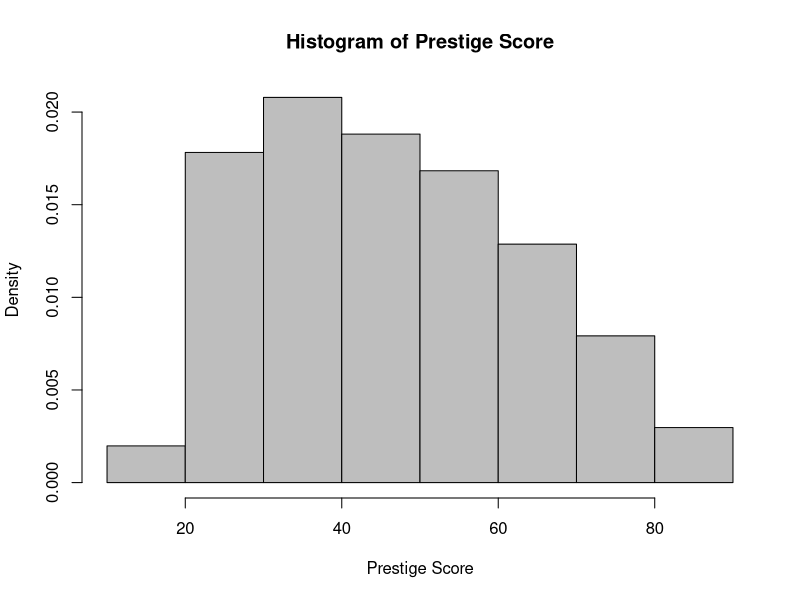
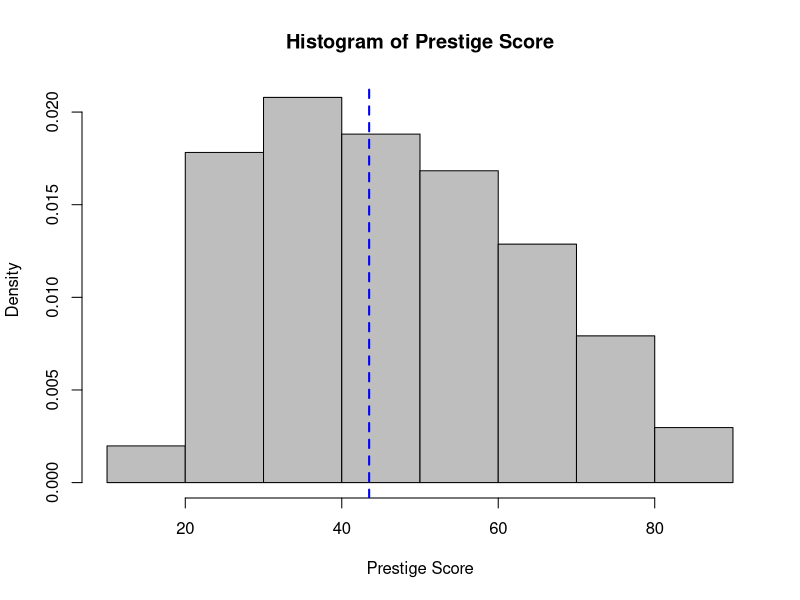
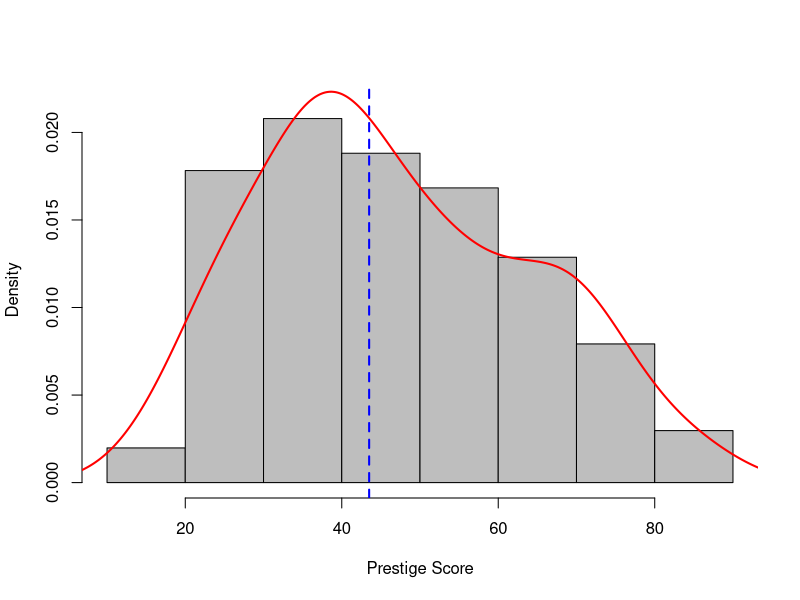
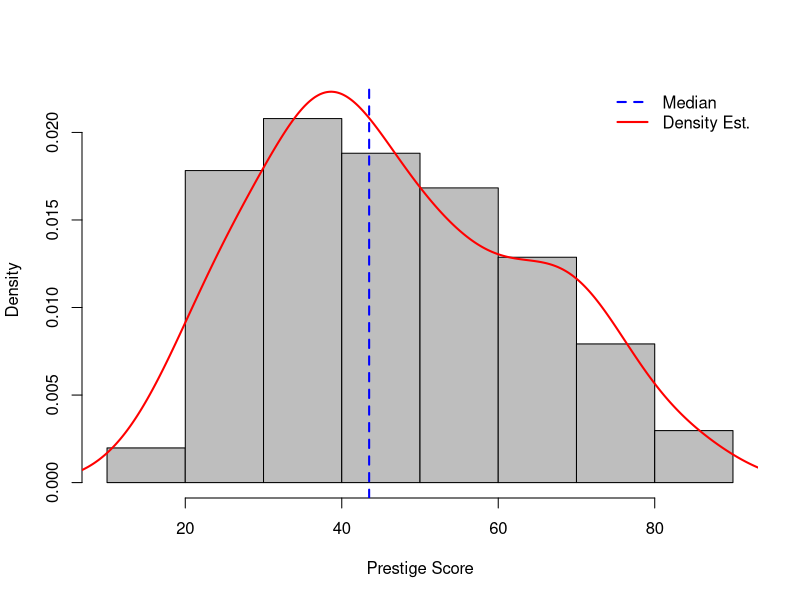
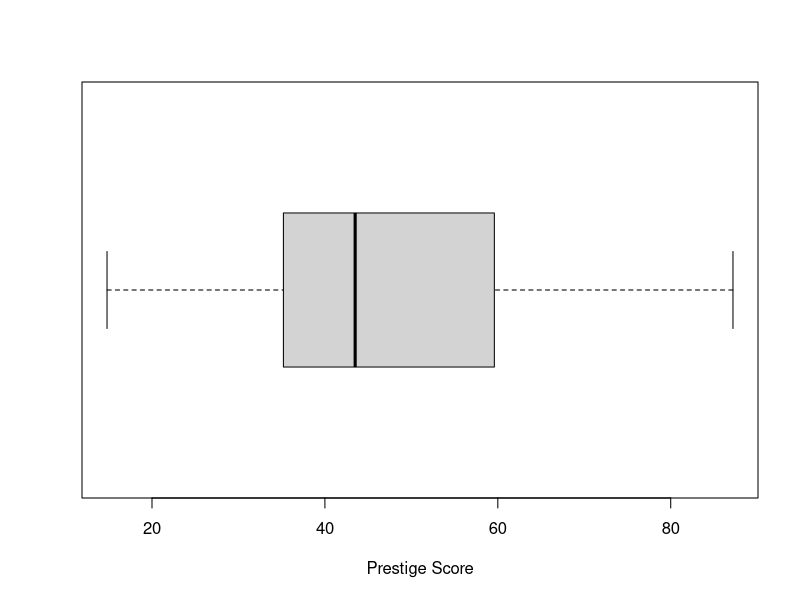
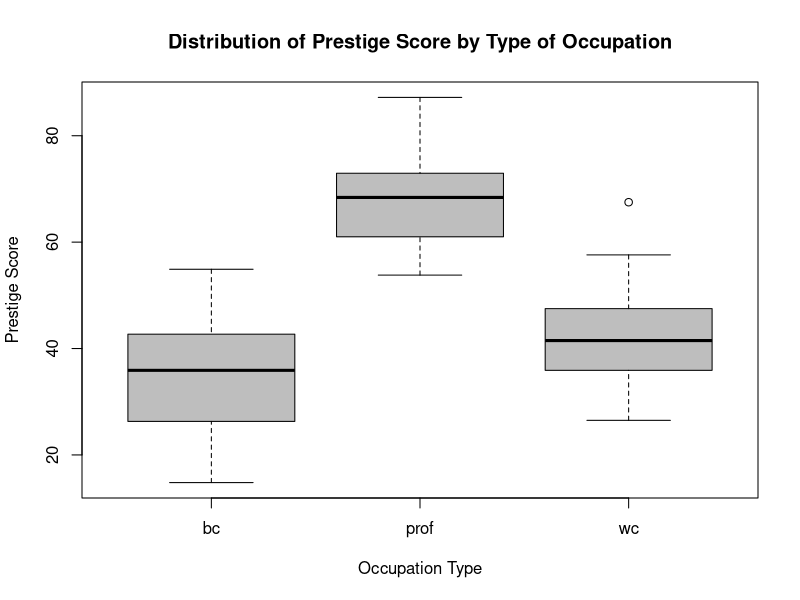
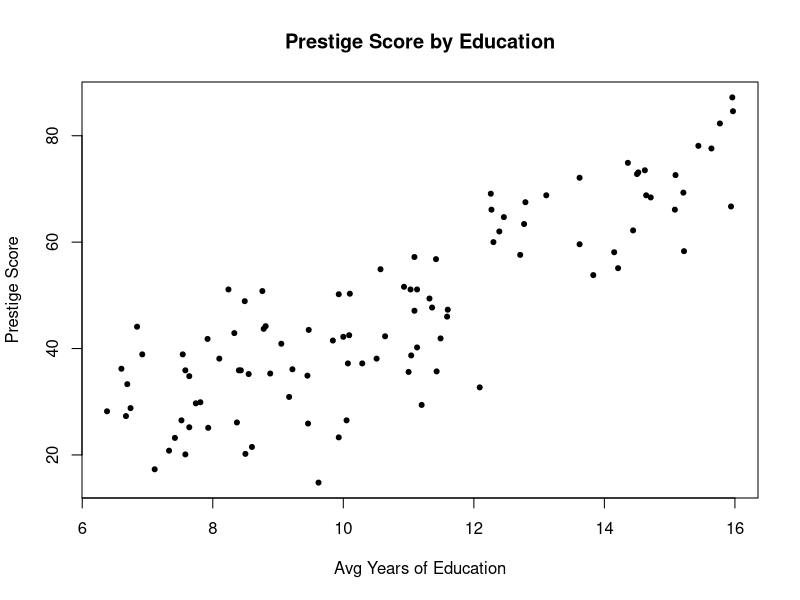
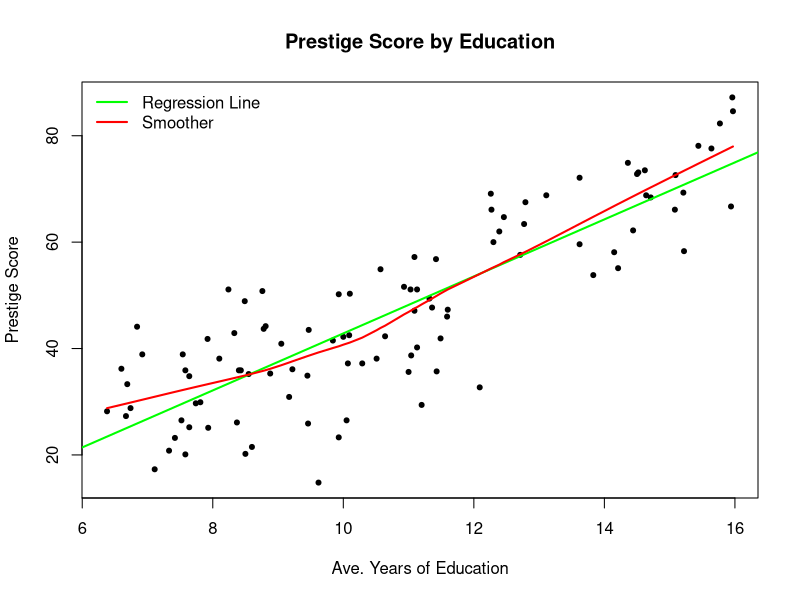

These charts were generated, in order, by the following R code:
## ---- chunk 1
knitr::opts_chunk$set(echo = FALSE)
## ---- chunk 2
sampSpace <- 1:6 
sample(sampSpace, 1)  # arguments with default values can be omitted
sample(size = 1, x = sampSpace)  # no need to remember the order 
sample(size = 1, sampSpace)
## ---- chunk 3
str(str)
str(sample)
## ---- chunk 4
prestige <- read.table(file = here::here("data", "prestige_v2.csv"), 
                       sep=",", 
                       header=TRUE, 
                       row.names=1)
str(prestige)
## ---- chunk 5
summary(prestige)
## ---- chunk 6
hist(prestige$prestige, freq = FALSE, 
     col = "grey",
     main = "Histogram of Prestige Score", 
     xlab = "Prestige Score")
## ---- chunk 7
hist(prestige$prestige, freq = FALSE, col = "grey", 
     main = "Histogram of Prestige Score", xlab = "Prestige Score")
abline(v = median(prestige$prestige), col = "blue", lty = 2, lwd = 2)
## ---- chunk 8
hist(prestige$prestige, freq=FALSE, col = "grey", main = "", xlab = "Prestige Score", ylim=c(0, 0.022))
abline(v = median(prestige$prestige), col = "blue", lty = 2, lwd = 2)
lines(density(prestige$prestige), col = "red", lwd = 2)
## ---- chunk 9
hist(prestige$prestige, freq=FALSE, col = "grey", main = "", xlab = "Prestige Score", ylim=c(0, 0.022))
abline(v = median(prestige$prestige), col = "blue", lty = 2, lwd = 2)
lines(density(prestige$prestige), col = "red", lwd = 2)
legend("topright", legend = c("Median", "Density Est."),
       col = c("blue", "red"), lty = c(2, 1), lwd = 2, bty = "n")
## ---- chunk 10
summary(prestige$prestige)
boxplot(prestige$prestige, horizontal = TRUE, xlab = "Prestige Score")
## ---- chunk 11
boxplot(prestige ~ type, data = prestige, col = "grey",
        main = "Distribution of Prestige Score by Type of Occupation",
        xlab = "Occupation Type", ylab = "Prestige Score")
## ---- chunk 12
plot(x = prestige$education, y = prestige$prestige, type = "p", pch = 20,
     main = "Prestige Score by Education",
     xlab = "Avg Years of Education", ylab = "Prestige Score")
## ---- chunk 13
plot(prestige$education, prestige$prestige, type = "p", pch = 20,
     main = "Prestige Score by Education",
     xlab = "Ave. Years of Education", ylab = "Prestige Score")
abline(reg = lm(prestige ~ education, data = prestige), col = "green", lwd = 2)  # linear regression
lines(lowess(x = prestige$education, y = prestige$prestige), col = "red", lwd = 2)  # smoother
legend("topleft", legend = c("Regression Line", "Smoother"), col = c("green", "red"),
       lwd = c(2,2), lty = 1, bty = "n")
## ---- chunk 14
library(car)
scatterplotMatrix( prestige[ ,c("prestige","education","income","women")] )
